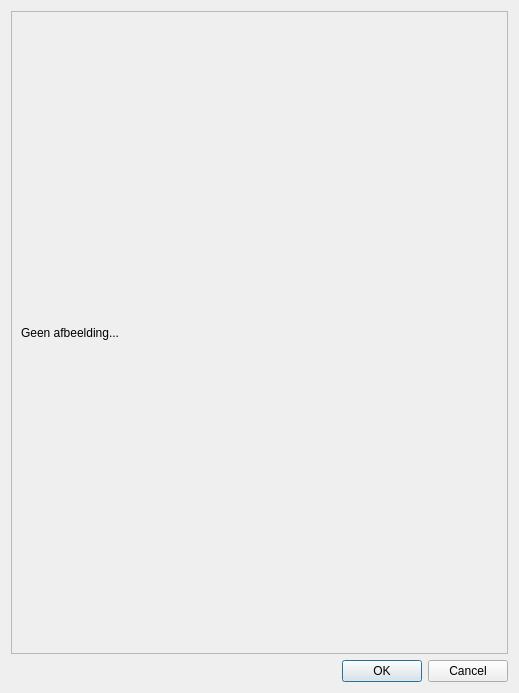
<?xml version="1.0" encoding="UTF-8"?>
<ui version="4.0">
 <class>frm_ScanPreview</class>
 <widget class="QDialog" name="frm_ScanPreview">
  <property name="geometry">
   <rect>
    <x>0</x>
    <y>0</y>
    <width>519</width>
    <height>693</height>
   </rect>
  </property>
  <property name="windowTitle">
   <string>Scan Preview</string>
  </property>
  <layout class="QVBoxLayout" name="verticalLayout">
   <item>
    <widget class="QScrollArea" name="scrollArea">
     <property name="enabled">
      <bool>true</bool>
     </property>
     <property name="widgetResizable">
      <bool>true</bool>
     </property>
     <widget class="QWidget" name="scrollAreaWidgetContents">
      <property name="geometry">
       <rect>
        <x>0</x>
        <y>0</y>
        <width>503</width>
        <height>637</height>
       </rect>
      </property>
      <layout class="QVBoxLayout" name="verticalLayout_2">
       <item>
        <widget class="QLabel" name="lblPreview">
         <property name="text">
          <string>Geen afbeelding...</string>
         </property>
         <property name="scaledContents">
          <bool>false</bool>
         </property>
        </widget>
       </item>
      </layout>
     </widget>
    </widget>
   </item>
   <item>
    <widget class="QDialogButtonBox" name="buttonBox">
     <property name="orientation">
      <enum>Qt::Horizontal</enum>
     </property>
     <property name="standardButtons">
      <set>QDialogButtonBox::Cancel|QDialogButtonBox::Ok</set>
     </property>
    </widget>
   </item>
  </layout>
 </widget>
 <resources/>
 <connections>
  <connection>
   <sender>buttonBox</sender>
   <signal>accepted()</signal>
   <receiver>frm_ScanPreview</receiver>
   <slot>accept()</slot>
   <hints>
    <hint type="sourcelabel">
     <x>248</x>
     <y>254</y>
    </hint>
    <hint type="destinationlabel">
     <x>157</x>
     <y>274</y>
    </hint>
   </hints>
  </connection>
  <connection>
   <sender>buttonBox</sender>
   <signal>rejected()</signal>
   <receiver>frm_ScanPreview</receiver>
   <slot>reject()</slot>
   <hints>
    <hint type="sourcelabel">
     <x>316</x>
     <y>260</y>
    </hint>
    <hint type="destinationlabel">
     <x>286</x>
     <y>274</y>
    </hint>
   </hints>
  </connection>
 </connections>
</ui>
